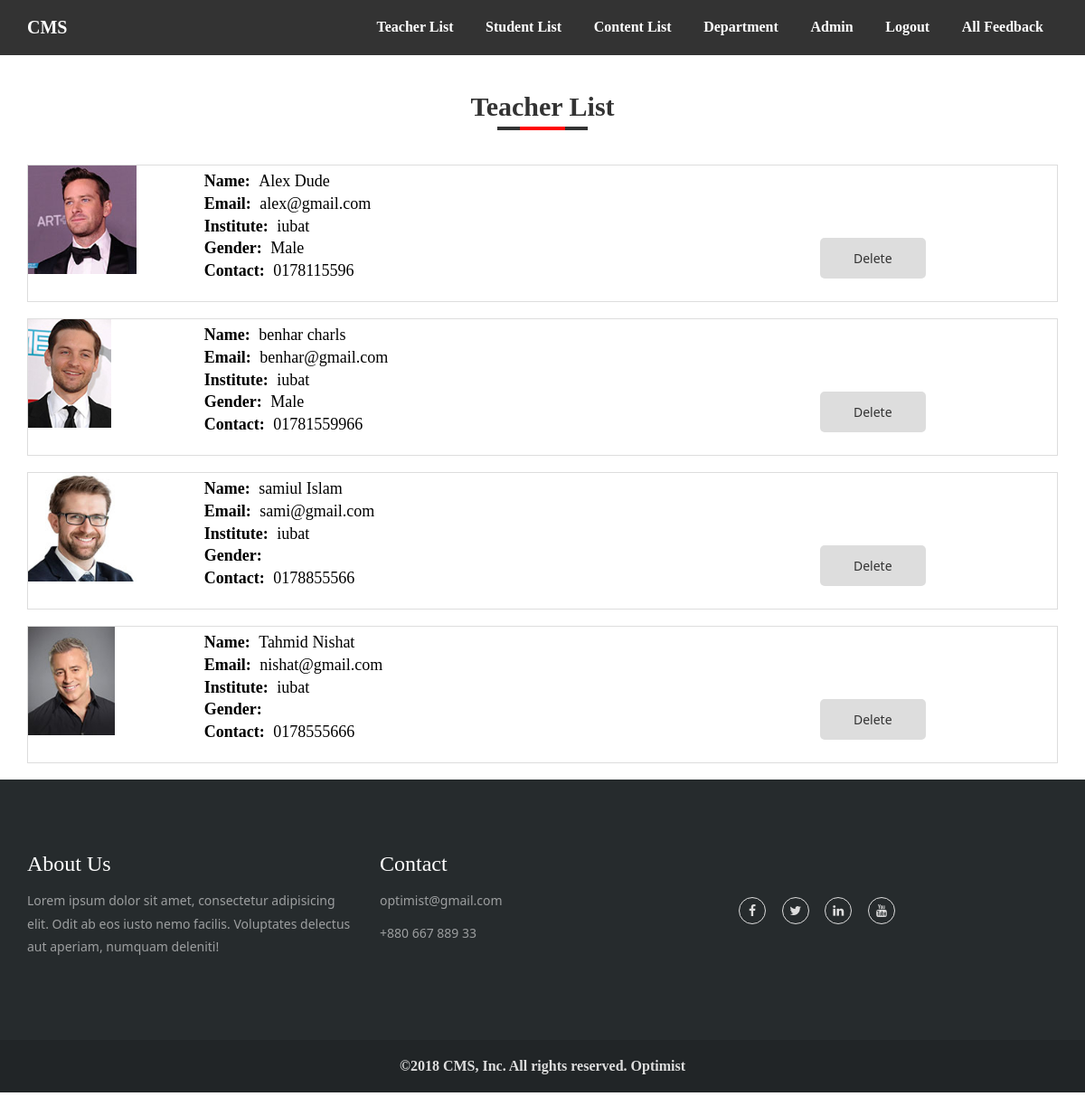
Page /?a=teacher_list (signed in) on the committed database.
### tables this page shows
CREATE TABLE `users` (
  `id` int(11) NOT NULL,
  `fname` varchar(200) NOT NULL,
  `lname` varchar(200) NOT NULL,
  `gender` varchar(10) NOT NULL,
  `inst` varchar(200) NOT NULL,
  `dpt` varchar(200) NOT NULL,
  `email` varchar(200) NOT NULL,
  `password` varchar(200) NOT NULL,
  `cpassword` varchar(200) NOT NULL,
  `contact` varchar(50) NOT NULL,
  `type` int(11) NOT NULL,
  `img` varchar(200) NOT NULL
);

### admin/teacher_list.php (the view, shortened to what this page needs)
<div class="container">
    <div class="row height">
        <div class="col-md-12">
            <div class="pading-50">
                                <?php
$sql="select * from users where type = 1";
$table = mysqli_query($cn, $sql);  ?>
<?php while($row = mysqli_fetch_assoc($table)) { ?>
            <div class="list">
                <div class="row">
                    <div class="col-md-2">
                        <div class="img">
                         <?php print '<img src="uploades/images/teacher-img/'.$row['id'].'_'.$row['img'].'" height="120px"/>'; ?>
                        </div>
                    </div>
                    <div class="col-md-7">
                        <div class="info">
                            <h4 class="name">Name: <span><?php echo $row['fname']." ".$row['lname']; ?></span></h4>
                            <h4 class="email">Email: <span> <?php echo $row['email']; ?></span></h4>
                            <h4 class="inst">Institute: <span><?php echo $row['inst']; ?></span></h4>
                            <h4 class="gender">Gender: <span><?php echo $row['gender']; ?></span></h4>
                            <h4 class="contact">Contact: <span><?php echo $row['contact']; ?></span></h4>
                        </div>
                    </div>
                    <div class="col-md-3">
                        <a href=<?php echo "\"?a=teacher_list&did=".$row["id"]."\""; ?> class="delete">Delete</a>
                    </div>
                </div>
            </div>
             <?php } ?>
            </div>
        </div>
    </div>
</div>

### index.php (shortened to what this page needs)
<!DOCTYPE html>
<html lang="en">
<head>
    <link rel="stylesheet" href="css/bootstrap.min.css">
    <link rel="stylesheet" href="css/font-awesome.min.css">
    <link rel="stylesheet" href="css/owl.carousel.min.css">
    <link rel="stylesheet" href="css/animate.css">
    <link rel="stylesheet" href="css/style.css">
</head>
<body>
    <header class="header-area sticker" id="">
        <div class="container">
            <div class="row">
                <div class="col-md-2">
                    <div class="logo">
                        <a href="">CMS</a>
                    </div>
                </div>
                <div class="col-md-10 text-right">
                    <?php include('component/menu.php'); ?>
                </div>
            </div>
        </div>
    </header>
     <?php include('component/controller.php'); ?>
 <?php include('footer.php'); ?>

### component/menu.php (shortened to what this page needs)
 <div class="mainmenu">
    <ul>
    <?php if (isset($_SESSION['type'])){?>
<?php  $type= $_SESSION['type']; ?>
<?php  if($type== 1)  { ?>
            <li><a href="?t=all_content">Teacher </a></li>
             <li><a href="?a=profile"><?php print $_SESSION['fname']; ?></a></li>
             <li><a href="?p=logout">Logout</a></li>
             <li><a href="?p=feedback">Feedback</a></li>
            <?php  }  elseif ($type== 3 )  { ?>
            <li><a href="?a=teacher_list">Teacher List</a></li>
            <li><a href="?a=student_list">Student List</a></li>
            <li><a href="?a=all_content">Content List</a></li>
            <li><a href="?a=department">Department</a></li>
             <li><a href="?a=profile"><?php print $_SESSION['fname']; ?></a></li>
             <li><a href="?p=logout">Logout</a></li>
             <li><a href="?a=all_feedback">All Feedback</a></li>
 <?php }?>
    <?php } else{ ?>
     <li><a href="index.php">Home</a></li>
  <li><a href="?p=registration">Register</a></li>
   <li><a href="?p=login">Login</a></li>
    <?php } ?>
    </ul>
</div>

### component/controller.php (shortened to what this page needs)
<?php
if(isset($_GET['a']))
{
	if(file_exists('admin/'.$_GET['a'].'.php'))
	{
        	if(isset($_SESSION['type'])){
        		if($type == 3){
        print '<h2 class="pageTitle text-center">'.ucwords(str_replace("_", " ", $_GET['a'])).'</h2>';
		include('admin/'.$_GET['a'].'.php');
               }
               else{
               	 print 'you have to login with an admin account to view this content<br>';
			     include('public/login.php');
               }
            }
        else{
             print 'you have to login with an account to view this content<br>';
			include('public/login.php');
        }
	}
	else{
		print '<h2 class="pageTitle">Security Warning</h2>';
		include('warning.php');
	}
}
?>

### footer.php (shortened to what this page needs)
    <footer class="footer-area">
        <div class="container">
            <div class="row">
                <div class="col-md-8">
                    <div class="row">
                        <div class="col-md-6">
                            <div class="footer-widget">
                                <h2>About Us</h2>
                                <p>Lorem ipsum dolor sit amet, consectetur adipisicing elit. Odit ab eos iusto nemo facilis. Voluptates delectus aut aperiam, numquam deleniti!</p>
                            </div>
                        </div>
                            <div class="col-md-6">
                                <div class="footer-widget">
                                    <h2>Contact</h2>
                                   <p>optimist@gmail.com</p>
                                   <p>+880 667 889 33</p>
                                </div>
                            </div>
                    </div>
                    <div class="row">
                        <div class="col-md-6">
                        </div>
                    </div>
                </div>
                <div class="col-md-4">
                    <div class="footer-widget">
                        <div class="social-icon">
                                <a href=""><i class="fa fa-facebook"></i></a>
                                <a href=""><i class="fa fa-twitter"></i></a>
                                <a href=""><i class="fa fa-linkedin"></i></a>
                                <a href=""><i class="fa fa-youtube"></i></a>
                            </div>
                    </div>
                </div>
            </div>
        </div>
    </footer>
    <div class="copy-right">
        <h2>&copy;2018 CMS, Inc. All rights reserved. Optimist</h2>
    </div>
</body>
</html>

### css/style.css (style rules this page uses)
body { font-family: 'Noto Sans', sans-serif;color: #888888; line-height: 1.8; }
h1, h2, h3, h4, h5, h6 { font-family: 'Zilla Slab', serif; }
h1, h2, h3, h4, h5, h6 { margin: 0 0 15px; color: #000; font-weight: 700; }
img { max-width: 100% }
.header-area a, .search-icon { color: #333; font-size: 16px; font-family: 'Zilla Slab', serif; font-weight: 700; }
.logo a { font-size: 20px; color: #fff; }
.mainmenu ul { margin: 0; padding: 0; list-style: none; }
.mainmenu li { display: inline-block; position: relative; }
.mainmenu li a { padding: 16px; display: block; }
.logo { padding: 12px 0; }
.footer-area { background-color: #262b2d; color: #9d9fa0; padding: 80px 0; }
.footer-area h2 { color: #fff; font-size: 24px; font-weight: 500; }
.social-icon { margin-top: 50px; }
.social-icon a { color: #ddd; display: inline-block; border: 1px solid#ddd; width: 30px; height: 30px; text-align: center; line-height: 28px; border-radius: 50%; margin: 0px 7px; transition: .3s; }
.copy-right { background-color: #212527; color: #ddd; text-align: center; }
.copy-right h2 { font-size: 16px; color: #ddd; padding: 20px 0; }
.mainmenu ul li { position: relative; }
header.header-area { background-color: #333; color: #fff; }
.mainmenu li a { color: #fff; }
h2.pageTitle { text-align: center; margin-bottom: -12px; color: #333; margin-top: 40px; margin-bottom: 30px; }
.list { border: 1px solid #ddd; margin: 18px 0; }
.info h4 span { font-weight: normal; margin-left: 5px; }
.delete { background-color: #ddd; color: #333; padding: 10px 37px; display: inline-block; margin-top: 80px; border-radius: 5px; transition: .3s; }
.list .img { width: 200px;height: 200px;margin-top: 12px;margin-left: 25px; }
.img { margin-bottom: 20px; }
header.header-area.sticker { z-index: 99 !important; }
.list .img { margin: 0; height: 150px; width: 150px; background-size: cover; background-position: c; }
.info { margin-top: 8px; }
.info h4 { margin: 5px 0; }
h2.pageTitle { position: relative; }
h2.pageTitle:after { position: absolute; left: 50%; bottom: -10px; width: 100px; height: 4px; content: ""; background-color: #333; margin-left: -50px; }
h2.pageTitle:before { height: 4px; position: absolute; left: 50%; bottom: -10px; content: ""; background-color: red; width: 50px; z-index: 2; margin-left: -25px; }
.height { min-height: 500px; }

### rows in the picture
users: img (picture), fname "Alex", lname "Dude", email "alex@gmail.com", inst "iubat", gender "Male", contact "0178115596"
users: img (picture), fname "benhar", lname "charls", email "benhar@gmail.com", inst "iubat", gender "Male", contact "01781559966"
users: img (picture), fname "samiul", lname "Islam", email "sami@gmail.com", inst "iubat", contact "0178855566"
users: img (picture), fname "Tahmid", lname "Nishat", email "nishat@gmail.com", inst "iubat", contact "0178555666"

### other values in the picture
$_SESSION['fname'] "Admin"
str_replace("_", " ", $_GET['a']) "Teacher List"
